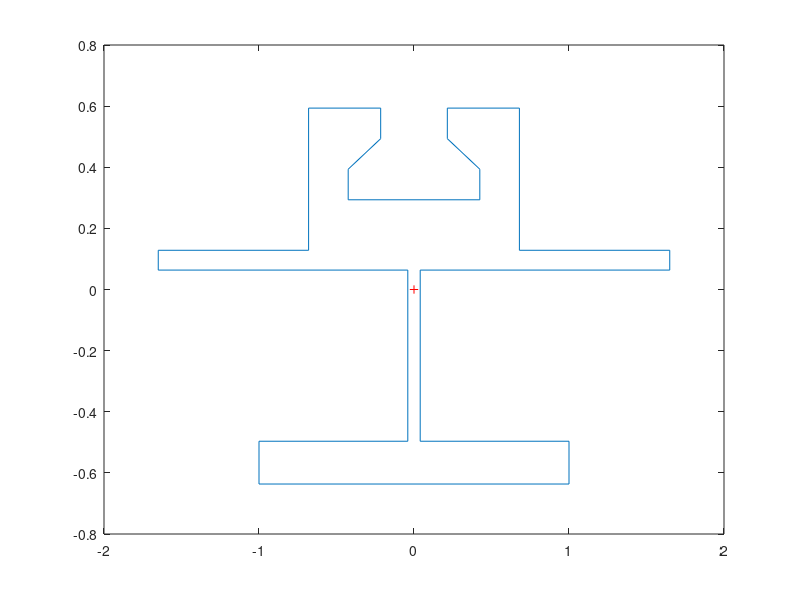

The MATLAB script that drew this image:
function floorSupp

  h1 = 1.65;
  h2 = 1.0;
  h3 = 0.04;
  h4 = 0.2554;
  h5 = 0.215;
  h6 = 0.68;
  h7 = 0.845;
  h8 = h1 - h6;
  h9 = h8 - h7;

  v1 = 0.14;
  v2 = 0.7;
  v3 = 0.53;
  v4 = 0.3;
  v5 = 0.3402;
  v6 = v5 + h9;
  v7 = v3 - v6;

  x(1) = -h2;
  x(2) = 0;
  x(3) = 0;
  x(4) = -(h6 - h4);
  x(5) = x(4);
  x(6) = -h5;
  x(7) = x(6);
  x(8) = -h6;
  x(9) = x(8);
  x(10) = -h1;
  x(11) = x(10);
  x(12) = -h3;
  x(13) = x(12);
  x(14) = x(1);

  y(1) = 0;
  y(2) = 0;
  y(3) = v2 + v3 - v4;
  y(4) = y(3);
  y(7) = v2 + v3;
  y(5) = y(4) + (y(7)-y(4))/3;
  y(6) = y(4) + (y(7)-y(4))*2/3;
  y(8) = y(7);
  y(9) = y(8) - v6;
  y(10) = y(9);
  y(11) = y(10) - v7;
  y(12) = y(11);
  y(13) = v1;
  y(14) = y(13);

  %plot(x,y);

  xx = [x(1:2) -x(1) -x(14:-1:4) x(3:14) x(1)];
  yy = [y(1:2) y(1) y(14:-1:4) y(3:14) y(1)];

  [xx, yy, A, cx, cy, Ixx, Iyy] = calcAreaMoment(xx,yy)
  plot(xx,yy); hold on;
  plot(0, 0, 'r+');

%====================================================
% Calculate area
%
function [A] = calcArea(xx,yy)

  A = 0;
  for ii=1:length(xx)-1
    A = A + xx(ii)*yy(ii+1) - xx(ii+1)*yy(ii);
  end
  A = A/2;

%====================================================
% Calculate area and centroid
%
function [A, cx, cy] = calcAreaCentroid(xx,yy)

  A = calcArea(xx, yy);
  cx = 0;
  cy = 0;
  for ii=1:length(xx)-1
    cx = cx + (xx(ii)*yy(ii+1) - xx(ii+1)*yy(ii))*(xx(ii)+xx(ii+1));
    cy = cy + (xx(ii)*yy(ii+1) - xx(ii+1)*yy(ii))*(yy(ii)+yy(ii+1));
  end
  cx = cx/(6*A);
  cy = cy/(6*A);

%====================================================
% Calculate moment of inertia
%
function [xx, yy, A, cx, cy, Ixx, Iyy] = calcAreaMoment(xx,yy)

  [A, cx, cy] = calcAreaCentroid(xx,yy);
  
  xx = xx - cx;
  yy = yy - cy;

  Ixx = 0;
  Iyy = 0;
  for ii=1:length(xx)-1
    Ixx = Ixx + (xx(ii+1) - xx(ii))*(yy(ii+1) + yy(ii))*(yy(ii+1)^2 + yy(ii)^2);
    Iyy = Iyy + (yy(ii+1) - yy(ii))*(xx(ii+1) + xx(ii))*(xx(ii+1)^2 + xx(ii)^2);
  end
  Ixx = -Ixx/(12);
  Iyy = Iyy/(12);
  
